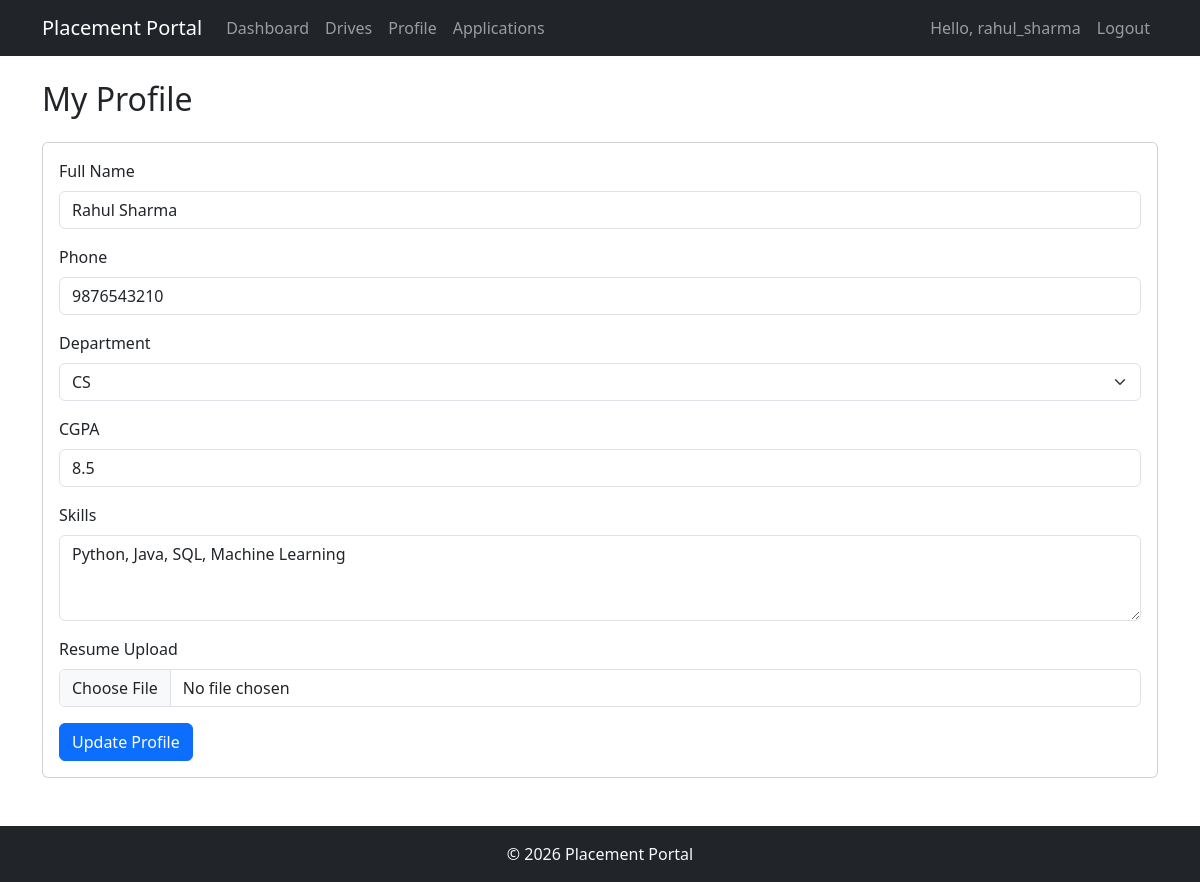
The app's page /student/profile (signed in) with its own data.
### models.py (models this page shows)
class User(UserMixin, db.Model):
    id = db.Column(db.Integer, primary_key=True)
    username = db.Column(db.String(80), unique=True, nullable=False)
    email = db.Column(db.String(120), unique=True, nullable=False)
    password = db.Column(db.String(200), nullable=False)
    role = db.Column(db.String(20), nullable=False)  # admin, company, student
    is_active_user = db.Column(db.Boolean, default=True)  # avoid conflict with UserMixin.is_active
    created_at = db.Column(db.DateTime, default=datetime.utcnow)
    student = db.relationship('Student', backref='user', uselist=False, cascade='all, delete-orphan')
    company = db.relationship('Company', backref='user', uselist=False, cascade='all, delete-orphan')
    @property
    def is_active(self):
        return self.is_active_user

class Student(db.Model):
    id = db.Column(db.Integer, primary_key=True)
    user_id = db.Column(db.Integer, db.ForeignKey('user.id'), nullable=False, unique=True)
    full_name = db.Column(db.String(150), nullable=False)
    phone = db.Column(db.String(20))
    department = db.Column(db.String(100))
    cgpa = db.Column(db.Float)
    skills = db.Column(db.Text)
    resume_filename = db.Column(db.String(255))
    is_blacklisted = db.Column(db.Boolean, default=False)
    applications = db.relationship('Application', backref='student', lazy=True, cascade='all, delete-orphan')

### app.py (the view, shortened to what this page needs)
@app.route('/student/profile', methods=['GET', 'POST'])
@student_required
def student_profile():
    student = to_obj(db.session.execute(text(
        "SELECT * FROM student WHERE user_id = :uid"), {"uid": current_user.id}
    ).fetchone())
    return render_template('student/profile.html', student=student)

### app.py (called while the page is built)
@app.context_processor
def inject_now():
    return {'now': datetime.now}

def to_obj(row):
    if row is None:
        return None
    d = dict(row._mapping)
    for key in ('created_at', 'applied_at', 'deadline'):
        if key in d:
            d[key] = parse_dt(d[key])
    return SimpleNamespace(**d)

@login_manager.user_loader
def load_user(user_id):
    return db.session.get(User, int(user_id))

def student_required(f):
    @wraps(f)
    @login_required
    def decorated(*args, **kwargs):
        if current_user.role != 'student':
            flash('Access denied. Student account required.', 'danger')
            return redirect(url_for('login'))
        row = db.session.execute(
            text("SELECT is_blacklisted FROM student WHERE user_id = :uid"),
            {"uid": current_user.id}
        ).fetchone()
        if row and row.is_blacklisted:
            flash('Your account has been blacklisted. Contact admin.', 'danger')
            return redirect(url_for('logout'))
        return f(*args, **kwargs)
    return decorated

### templates/student/profile.html (shortened to what this page needs)
{% extends 'base.html' %}
{% block content %}
<h2>My Profile</h2>
<div class="card mt-4">
  <div class="card-body">
    <form action="{{ url_for('student_profile') }}" method="POST" enctype="multipart/form-data">
      <div class="mb-3">
        <label for="full_name" class="form-label">Full Name</label>
        <input type="text" class="form-control" id="full_name" name="full_name" value="{{ student.full_name }}" required>
      </div>
      <div class="mb-3">
        <label for="phone" class="form-label">Phone</label>
        <input type="text" class="form-control" id="phone" name="phone" value="{{ student.phone }}">
      </div>
      <div class="mb-3">
        <label for="department" class="form-label">Department</label>
        <select class="form-select" id="department" name="department">
          <option value="CS" {% if student.department == 'CS' %}selected{% endif %}>CS</option>
        </select>
      </div>
      <div class="mb-3">
        <label for="cgpa" class="form-label">CGPA</label>
        <input type="number" step="0.01" min="0" max="10" class="form-control" id="cgpa" name="cgpa" value="{{ student.cgpa }}">
      </div>
      <div class="mb-3">
        <label for="skills" class="form-label">Skills</label>
        <textarea class="form-control" id="skills" name="skills" rows="3" placeholder="e.g., Python, Java, SQL">{{ student.skills }}</textarea>
      </div>
      <div class="mb-3">
        <label for="resume" class="form-label">Resume Upload</label>
        <input class="form-control" type="file" id="resume" name="resume" accept=".pdf">
      </div>
      <button type="submit" class="btn btn-primary">Update Profile</button>
    </form>
  </div>
</div>
{% endblock %}

### templates/base.html (shortened to what this page needs)
<!DOCTYPE html>
<html lang="en">
<head>
    <link href="https://cdn.jsdelivr.net/npm/bootstrap@5.3.3/dist/css/bootstrap.min.css" rel="stylesheet">
    <link href="https://cdn.jsdelivr.net/npm/bootstrap-icons@1.11.3/font/bootstrap-icons.min.css" rel="stylesheet">
</head>
<body class="d-flex flex-column min-vh-100">
    <nav class="navbar navbar-expand-lg bg-dark navbar-dark">
        <div class="container">
            <a class="navbar-brand" href="{{ url_for('index') }}">Placement Portal</a>
            <div class="collapse navbar-collapse" id="navbarNav">
                <ul class="navbar-nav me-auto">
                    {% if current_user.is_authenticated %}
                        {% if current_user.role == 'admin' %}
                            <li class="nav-item"><a class="nav-link" href="{{ url_for('admin_dashboard') }}">Dashboard</a></li>
                            <li class="nav-item"><a class="nav-link" href="{{ url_for('admin_companies') }}">Companies</a></li>
                            <li class="nav-item"><a class="nav-link" href="{{ url_for('admin_students') }}">Students</a></li>
                            <li class="nav-item"><a class="nav-link" href="{{ url_for('admin_applications') }}">Applications</a></li>
                            <li class="nav-item"><a class="nav-link" href="{{ url_for('admin_drives') }}">Drives</a></li>
                        {% elif current_user.role == 'company' %}
                            <li class="nav-item"><a class="nav-link" href="{{ url_for('company_dashboard') }}">Dashboard</a></li>
                            <li class="nav-item"><a class="nav-link" href="{{ url_for('company_drives') }}">Drives</a></li>
                            <li class="nav-item"><a class="nav-link" href="{{ url_for('company_profile') }}">Profile</a></li>
                        {% elif current_user.role == 'student' %}
                            <li class="nav-item"><a class="nav-link" href="{{ url_for('student_dashboard') }}">Dashboard</a></li>
                            <li class="nav-item"><a class="nav-link" href="{{ url_for('student_drives') }}">Drives</a></li>
                            <li class="nav-item"><a class="nav-link" href="{{ url_for('student_profile') }}">Profile</a></li>
                            <li class="nav-item"><a class="nav-link" href="{{ url_for('student_applications') }}">Applications</a></li>
                        {% endif %}
                    {% endif %}
                </ul>
                <ul class="navbar-nav ms-auto">
                    {% if current_user.is_authenticated %}
                        <li class="nav-item"><span class="nav-link">Hello, {{ current_user.username }}</span></li>
                        <li class="nav-item"><a class="nav-link" href="{{ url_for('logout') }}">Logout</a></li>
                    {% else %}
                        <li class="nav-item"><a class="nav-link" href="{{ url_for('login') }}">Login</a></li>
                        <li class="nav-item"><a class="nav-link" href="{{ url_for('register') }}">Register</a></li>
                    {% endif %}
                </ul>
            </div>
        </div>
    </nav>
    <div class="container mt-4 mb-5">
        {% block content %}{% endblock %}
    </div>
    <footer class="bg-dark text-light text-center py-3 mt-auto">
        <p class="mb-0">&copy; {{ now().year }} Placement Portal</p>
    </footer>
</body>
</html>

### records on screen
User: username "rahul_sharma"
Student: full_name "Rahul Sharma", phone "9876543210", department "CS", cgpa "8.5", skills "Python, Java, SQL, Machine Learning"
